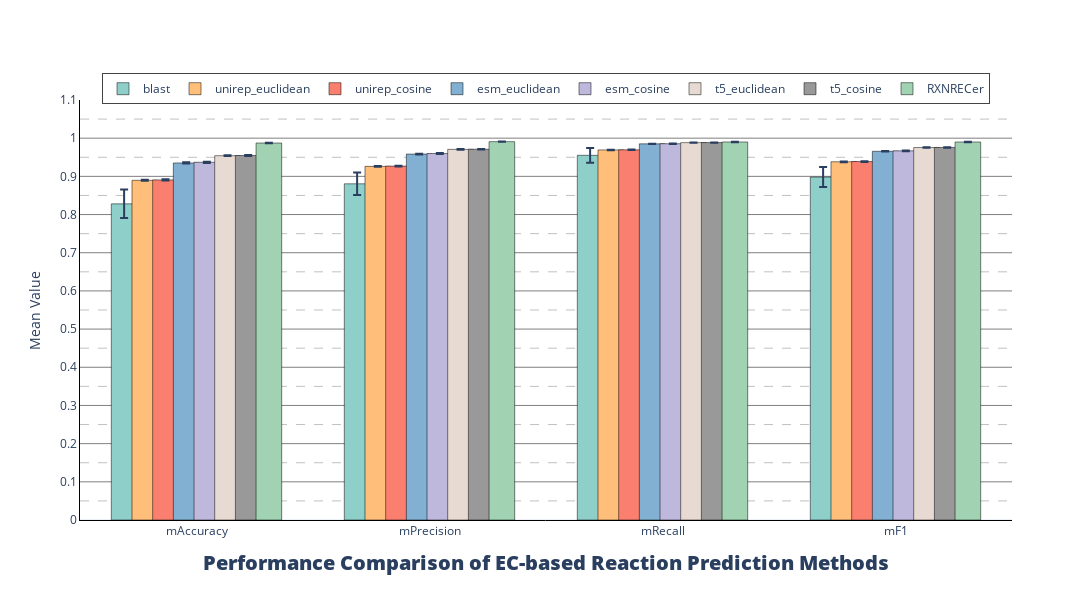

Notebook code cell kept with this figure:
### Code cell
evTools.show_ec_methods_10_eva_fig(res_metrics_data=res_std[res_std.avgType =='samples'].reset_index(drop=True))

### Figure 1 — Plotly figure (JSON) as saved in the notebook; plotly's stock layout.template omitted (floating-point values rounded to 4 significant figures)
{"data": [{"error_y": {"array": [0.03736, 0.02956, 0.0194, 0.02628], "type": "data", "visible": true}, "marker": {"color": "#8ECFC9", "line": {"color": "black", "width": 0.5}}, "name": "blast", "type": "bar", "width": 0.11, "x": ["mAccuracy", "mPrecision", "mRecall", "mF1"], "y": [0.828, 0.8805, 0.9552, 0.8981]}, {"error_y": {"array": [0.001506, 0.001111, 0.0005906, 0.0009839], "type": "data", "visible": true}, "marker": {"color": "#FFBE7A", "line": {"color": "black", "width": 0.5}}, "name": "unirep_euclidean", "type": "bar", "width": 0.11, "x": ["mAccuracy", "mPrecision", "mRecall", "mF1"], "y": [0.8897, 0.9262, 0.9693, 0.9382]}, {"error_y": {"array": [0.00159, 0.001135, 0.0006599, 0.001002], "type": "data", "visible": true}, "marker": {"color": "#FA7F6F", "line": {"color": "black", "width": 0.5}}, "name": "unirep_cosine", "type": "bar", "width": 0.11, "x": ["mAccuracy", "mPrecision", "mRecall", "mF1"], "y": [0.8908, 0.9269, 0.9695, 0.9388]}, {"error_y": {"array": [0.001567, 0.001046, 0.0005809, 0.0008816], "type": "data", "visible": true}, "marker": {"color": "#82B0D2", "line": {"color": "black", "width": 0.5}}, "name": "esm_euclidean", "type": "bar", "width": 0.11, "x": ["mAccuracy", "mPrecision", "mRecall", "mF1"], "y": [0.9351, 0.9584, 0.9852, 0.9657]}, {"error_y": {"array": [0.001635, 0.001147, 0.0005188, 0.0009751], "type": "data", "visible": true}, "marker": {"color": "#BEB8DC", "line": {"color": "black", "width": 0.5}}, "name": "esm_cosine", "type": "bar", "width": 0.11, "x": ["mAccuracy", "mPrecision", "mRecall", "mF1"], "y": [0.9369, 0.9598, 0.9855, 0.9669]}, {"error_y": {"array": [0.0009762, 0.0007003, 0.0004305, 0.0005822], "type": "data", "visible": true}, "marker": {"color": "#E7DAD2", "line": {"color": "black", "width": 0.5}}, "name": "t5_euclidean", "type": "bar", "width": 0.11, "x": ["mAccuracy", "mPrecision", "mRecall", "mF1"], "y": [0.9541, 0.9707, 0.9884, 0.9755]}, {"error_y": {"array": [0.001037, 0.0007521, 0.0003821, 0.0006228], "type": "data", "visible": true}, "marker": {"color": "#999999", "line": {"color": "black", "width": 0.5}}, "name": "t5_cosine", "type": "bar", "width": 0.11, "x": ["mAccuracy", "mPrecision", "mRecall", "mF1"], "y": [0.9546, 0.9711, 0.9884, 0.9757]}, {"error_y": {"array": [0.0005756, 0.0004616, 0.0004039, 0.0004361], "type": "data", "visible": true}, "marker": {"color": "#A1D3B2", "line": {"color": "black", "width": 0.5}}, "name": "RXNRECer", "type": "bar", "width": 0.11, "x": ["mAccuracy", "mPrecision", "mRecall", "mF1"], "y": [0.9873, 0.9909, 0.99, 0.99]}], "layout": {"bargap": 0.29, "barmode": "group", "height": 600, "legend": {"borderwidth": 1, "orientation": "h", "tracegroupgap": 2, "x": 0.5, "xanchor": "center", "y": 0.99, "yanchor": "bottom"}, "title": {"font": {"size": 20, "weight": 1000}, "text": "Performance Comparison of EC-based Reaction Prediction Methods", "x": 0.5, "xanchor": "center", "y": 0.05}, "width": 1600, "xaxis": {"linecolor": "#000000", "linewidth": 1, "showline": true}, "yaxis": {"dtick": 0.1, "gridcolor": "gray", "gridwidth": 1, "linecolor": "black", "linewidth": 1, "minor": {"dtick": 0.05, "gridcolor": "gray", "griddash": "dash", "gridwidth": 0.5, "showgrid": true}, "range": [0, 1.1], "showgrid": true, "showline": true, "title": {"text": "Mean Value"}}}}
